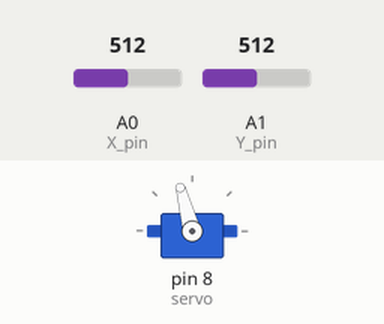
Simulated run of this sketch. Board: Arduino Uno, built with avr-gcc and run on an emulated ATmega328P. Parts: servo. The test bench sets the inputs (shaded band); at power-on: A0 (X_pin) = 512, A1 (Y_pin) = 512.

Above: at 1.2 s.
1.3 s: A0 (X_pin) set to 488
At 1.9 s:
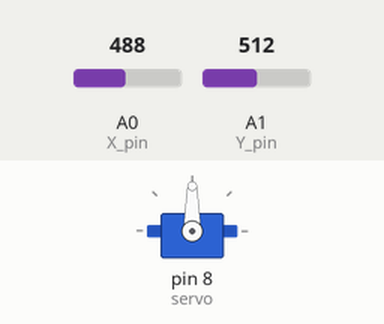
2.8 s: A0 (X_pin) set to 306
At 4.0 s:
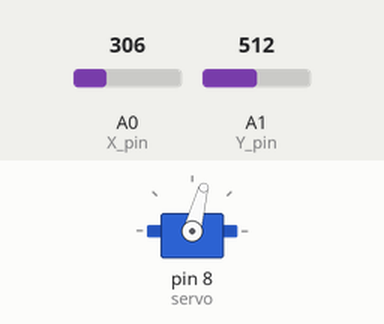
4.3 s: A0 (X_pin) set to 105
5.8 s: A0 (X_pin) set to 95
At 6.5 s:
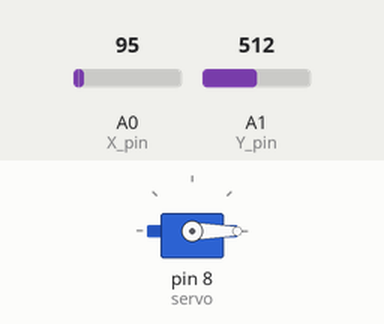
7.3 s: A0 (X_pin) set to 923
At 7.6 s:
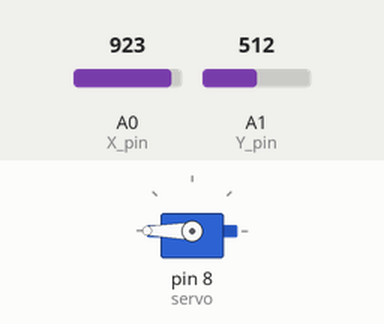
8.8 s: A0 (X_pin) set to 896
At 10.0 s:
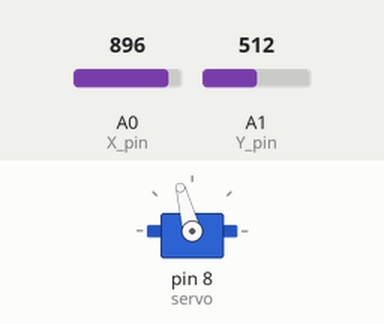
Timing chart, 0 to 11.3 s (numbered marks = the images above; inputs shaded):
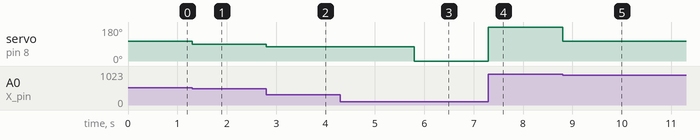

Measured:
- the behaviour switches between 497 and 496 on A0 (X_pin) (found by bisection; images 0 and 1)
- the behaviour switches between 100 and 99 on A0 (X_pin) (found by bisection; images 2 and 3)
- the behaviour switches between 914 and 913 on A0 (X_pin) (found by bisection; images 4 and 5)
- after the input at 1.3 s, servo on pin 8 (servo): 105° → 90° at once
- after the input at 2.8 s, servo on pin 8 (servo): 90° → 75° at once
- after the input at 4.3 s, every drawn part: stays the same
- after the input at 5.8 s, servo on pin 8 (servo): 75° → 0° at once
- after the input at 7.3 s, servo on pin 8 (servo): 0° → 180° at once
- after the input at 8.8 s, servo on pin 8 (servo): 180° → 105° at once

The sketch:

Velocidad4.2.ino
```cpp
  //AUTORES:
  //Martin Beltran Diaz - UO276244
  //Stelian Adrian Stanci - UO277653
  //Laura Pernia Blanco - UO276264

#include <Servo.h>

Servo servo;
int boton_pin = 9; // Pin digital para el botón
int X_pin = A0; // Pin analógico para leer eje X
int Y_pin = A1; // Pin analógico para leer eje Y


int centro_X = 486;//Valores del centro del joystick que no está exactamente en el centro (512,512)
int centro_Y = 501;
int margen = 10; //Margen para detectar movimiento joystick

void setup() {
  // put your setup code here, to run once:
 //3.-
 Serial.begin(9600);
 servo.attach(8);
 pinMode(boton_pin, INPUT_PULLUP);
}
void loop(){


    int valorX = analogRead(X_pin);

    int valorY = analogRead(Y_pin);


    if(valorX > 913){
      //rapido derecha
      servo.write(180);

    }else if(valorX <= 913 && valorX > centro_X + margen){

      // despacio derecha
      servo.write(105);
    }else if(valorX <= centro_X + margen && valorX >= centro_X - margen ){
      //Quieto
      servo.write(90);
    }else if(valorX < centro_X - margen && valorX >= 100){
      //despacio iz
      servo.write(75);
    }else{
    //rapido iz
      servo.write(0);
    }


    /*


    //5.- s
    Serial.println("Enviar: detener");
    servo.write(90);
    delay(2000);

    // Otros valores entre (0-84) y (93-180) hacen que gire
    //más despacio cuanto más cercano al 90 y más rápido cuanto más
    //cercano al 0 y 180
    */
}
```
